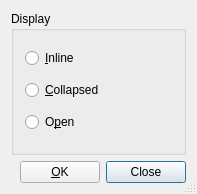
<ui version="4.0" >
 <author></author>
 <comment></comment>
 <exportmacro></exportmacro>
 <class>QERTUi</class>
 <widget class="QDialog" name="QERTUi" >
  <property name="geometry" >
   <rect>
    <x>0</x>
    <y>0</y>
    <width>197</width>
    <height>194</height>
   </rect>
  </property>
  <property name="windowTitle" >
   <string/>
  </property>
  <property name="sizeGripEnabled" >
   <bool>true</bool>
  </property>
  <layout class="QVBoxLayout" >
   <property name="margin" >
    <number>11</number>
   </property>
   <property name="spacing" >
    <number>6</number>
   </property>
   <item>
    <widget class="QGroupBox" name="ertBG" >
     <property name="title" >
      <string>Display</string>
     </property>
     <layout class="QVBoxLayout" >
      <property name="margin" >
       <number>11</number>
      </property>
      <property name="spacing" >
       <number>6</number>
      </property>
      <item>
       <widget class="QRadioButton" name="inlineRB" >
        <property name="toolTip" >
         <string>Show ERT inline</string>
        </property>
        <property name="text" >
         <string>&amp;Inline</string>
        </property>
       </widget>
      </item>
      <item>
       <widget class="QRadioButton" name="collapsedRB" >
        <property name="toolTip" >
         <string>Show ERT button only</string>
        </property>
        <property name="text" >
         <string>&amp;Collapsed</string>
        </property>
       </widget>
      </item>
      <item>
       <widget class="QRadioButton" name="openRB" >
        <property name="toolTip" >
         <string>Show ERT contents</string>
        </property>
        <property name="text" >
         <string>O&amp;pen</string>
        </property>
       </widget>
      </item>
     </layout>
    </widget>
   </item>
   <item>
    <layout class="QHBoxLayout" >
     <property name="margin" >
      <number>0</number>
     </property>
     <property name="spacing" >
      <number>6</number>
     </property>
     <item>
      <spacer>
       <property name="orientation" >
        <enum>Qt::Horizontal</enum>
       </property>
       <property name="sizeType" >
        <enum>QSizePolicy::Expanding</enum>
       </property>
       <property name="sizeHint" >
        <size>
         <width>20</width>
         <height>20</height>
        </size>
       </property>
      </spacer>
     </item>
     <item>
      <widget class="QPushButton" name="okPB" >
       <property name="text" >
        <string>&amp;OK</string>
       </property>
       <property name="default" >
        <bool>false</bool>
       </property>
      </widget>
     </item>
     <item>
      <widget class="QPushButton" name="closePB" >
       <property name="text" >
        <string>Close</string>
       </property>
       <property name="default" >
        <bool>true</bool>
       </property>
      </widget>
     </item>
    </layout>
   </item>
  </layout>
 </widget>
 <pixmapfunction>qPixmapFromMimeSource</pixmapfunction>
 <resources/>
 <connections/>
</ui>
